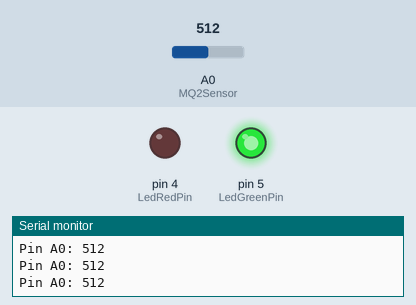
Recording of a sketch running on a simulated Arduino Uno, built with avr-gcc and run on an emulated ATmega328P. Shown: output pins drawn as LEDs (lit = HIGH), the last lines printed to the serial monitor. The inputs (shaded band) are chosen by the test bench; at power-on: A0 (MQ2Sensor) = 512.

Above: at 1.2 s.
1.3 s: A0 (MQ2Sensor) set to 992
2.8 s: A0 (MQ2Sensor) set to 1009
At 4.0 s:
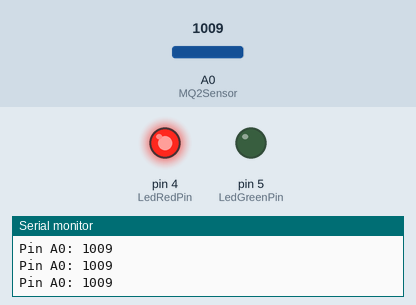
4.3 s: A0 (MQ2Sensor) set to 990
At 5.4 s:
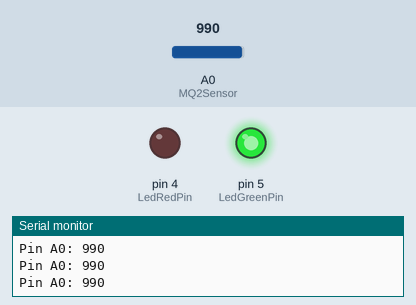
5.8 s: A0 (MQ2Sensor) set to 1010
At 6.8 s:
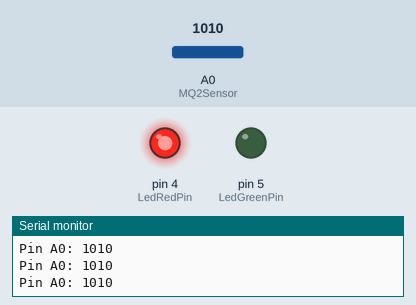
Timing chart, 0 to 8.3 s (numbered marks = the images above; inputs shaded):
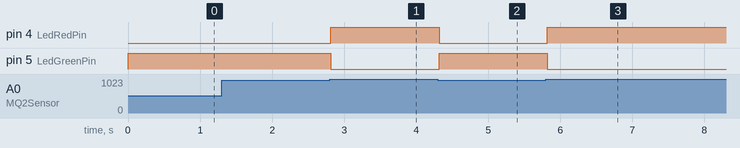

Measured:
- the behaviour switches between 1000 and 1001 on A0 (MQ2Sensor) (found by bisection; images 0 and 1)
- after the input at 2.8 s, pin 4 (LedRedPin): LOW → HIGH at once; pin 5 (LedGreenPin): HIGH → LOW at once
- after the input at 4.3 s, pin 4 (LedRedPin): HIGH → LOW at once; pin 5 (LedGreenPin): LOW → HIGH at once
- after the input at 5.8 s, pin 4 (LedRedPin): LOW → HIGH at once; pin 5 (LedGreenPin): HIGH → LOW at once

The sketch:

11.MQ-2GasSmoke.ino
```cpp
/*
 * Document
 * https://randomnerdtutorials.com/guide-for-mq-2-gas-smoke-sensor-with-arduino/
 *
 * Circuit
 * MQ2 +++ MCU
 * ----     ---
 * VCC  ->  VIN
 * GND  ->  GND
 * A0  ->  A0
 */

int LedRedPin = 4;    //GPIO4 (D2)
int LedGreenPin = 5;  //GPIO5 (D1)
int MQ2Sensor = A0;

int sensorThres = 1000;

void setup() {
  Serial.begin(9600);
  pinMode(MQ2Sensor, INPUT);
  pinMode(LedRedPin, OUTPUT);
  pinMode(LedGreenPin, OUTPUT);
}

void loop() {
  int analogSensor = analogRead(MQ2Sensor);

  Serial.print("Pin A0: ");
  Serial.println(analogSensor);
  // Checks if it has reached the threshold value
  if (analogSensor > sensorThres)
  {
    digitalWrite(LedRedPin, HIGH);
    digitalWrite(LedGreenPin, LOW);
  }
  else
  {
    digitalWrite(LedRedPin, LOW);
    digitalWrite(LedGreenPin, HIGH);
  }
  delay(100);
}
```
